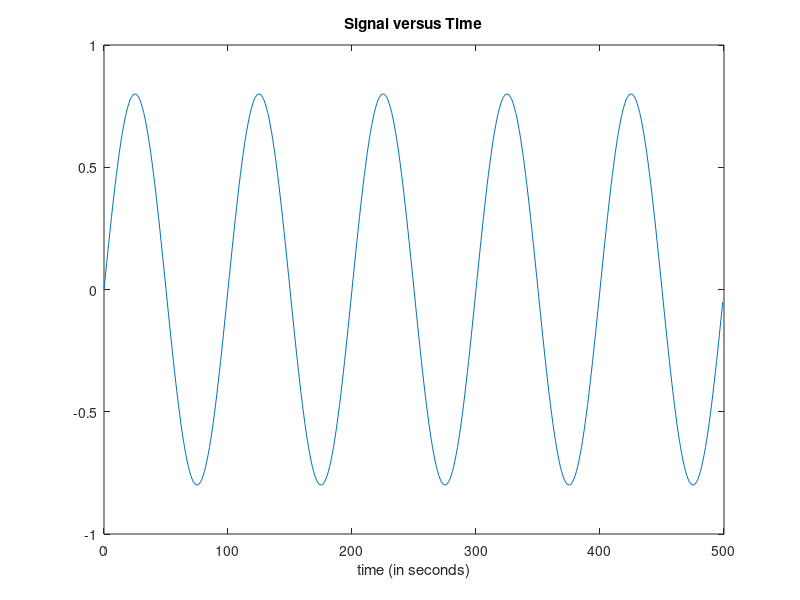

Reproduce this figure in MATLAB.
 %% Time specifications:
   Fs = 1;                   % samples per second
   dt = 1/Fs;                   % seconds per sample
   StopTime = 500;             % seconds
   t = (0:dt:StopTime-dt)';     % seconds
   Fc = 1/100;                     % hertz
   x = 0.799760*sin(2*pi*Fc*t);
   % Plot the signal versus time:
   figure;
   plot(t,x);
   xlabel('time (in seconds)');
   title('Signal versus Time');